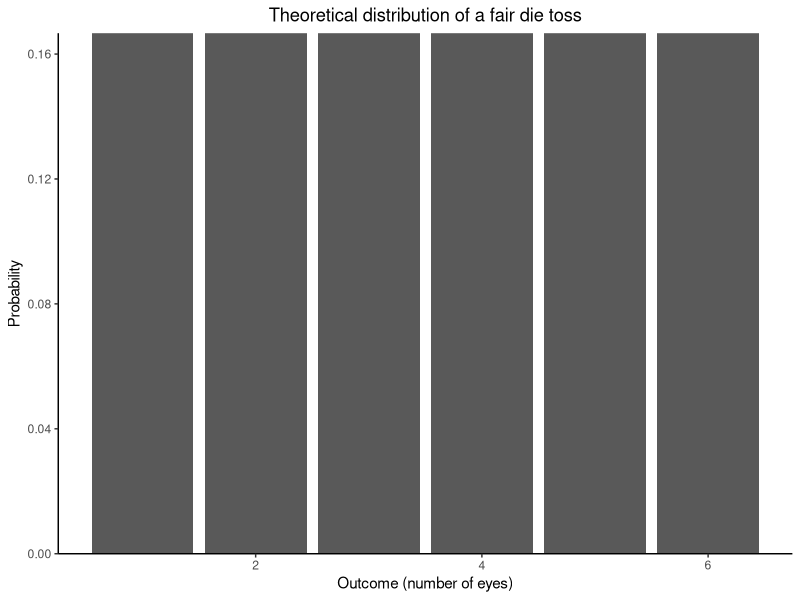
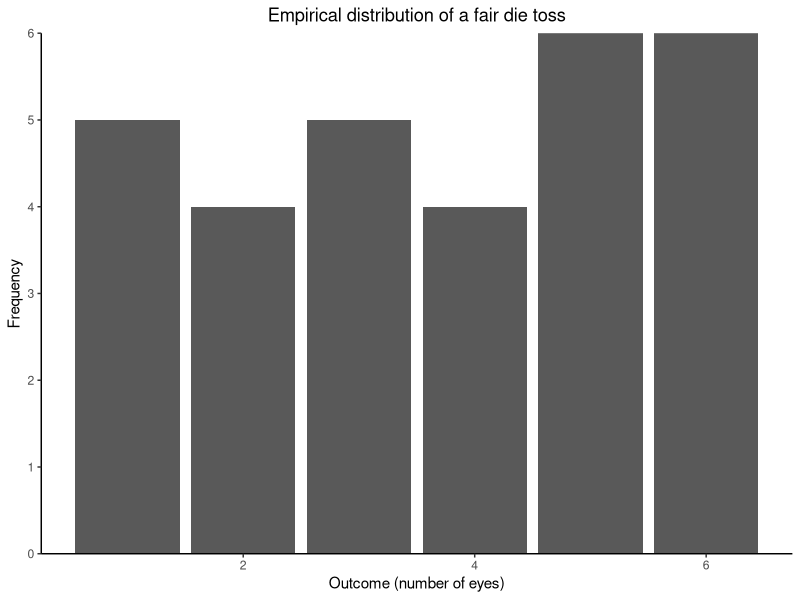
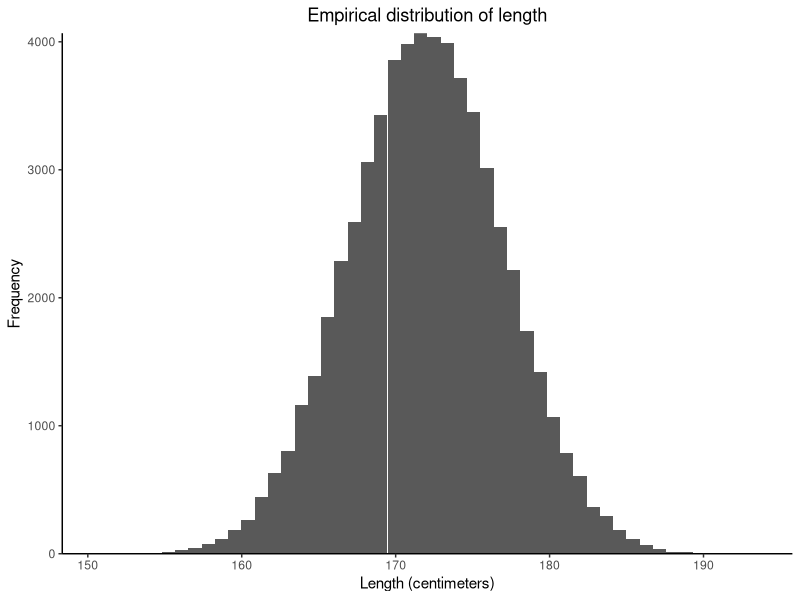

Here is the R script that generated these plots, in order:
## ---- chunk 1
library(ggplot2)
## ---- chunk 2
dat <- tibble::tibble(x = 1L:6L, p = rep(1/6, 6))
ggplot(dat, aes(x = x, y = p)) +
  geom_col() +
  theme_classic() +
  scale_y_continuous(expand = c(0, 0)) +
  labs(title = "Theoretical distribution of a fair die toss") +
  labs(x = "Outcome (number of eyes)", y = "Probability") +
  theme(plot.title = element_text(hjust = 0.5))
## ---- chunk 3
# Ensure reproducibility
set.seed(456)

# Toss a fair die 30 times and note the outcome of each toss
dat <- tibble::tibble(x = sample(x = 1L:6L, size = 30, replace = TRUE))
## ---- chunk 4
ggplot(dat, aes(x = x)) +
  geom_bar() +
  theme_classic() +
  scale_y_continuous(expand = c(0, 0)) +
  labs(title = "Empirical distribution of a fair die toss") +
  labs(x = "Outcome (number of eyes)", y = "Frequency") +
  theme(plot.title = element_text(hjust = 0.5))
## ---- chunk 5
# Simulate the heights (cm) for each student in the population
set.seed(123)
n <- 60e3

dat <- tibble::tibble(X = rnorm(n = n, mean = 172, sd = 5))
## ---- chunk 6
ggplot(dat, aes(x = X)) +
  geom_histogram(bins = 50) +
  theme_classic() +
  scale_y_continuous(expand = c(0, 0)) +
  labs(title = "Empirical distribution of length") +
  labs(x = "Length (centimeters)", y = "Frequency") +
  theme(plot.title = element_text(hjust = 0.5))
